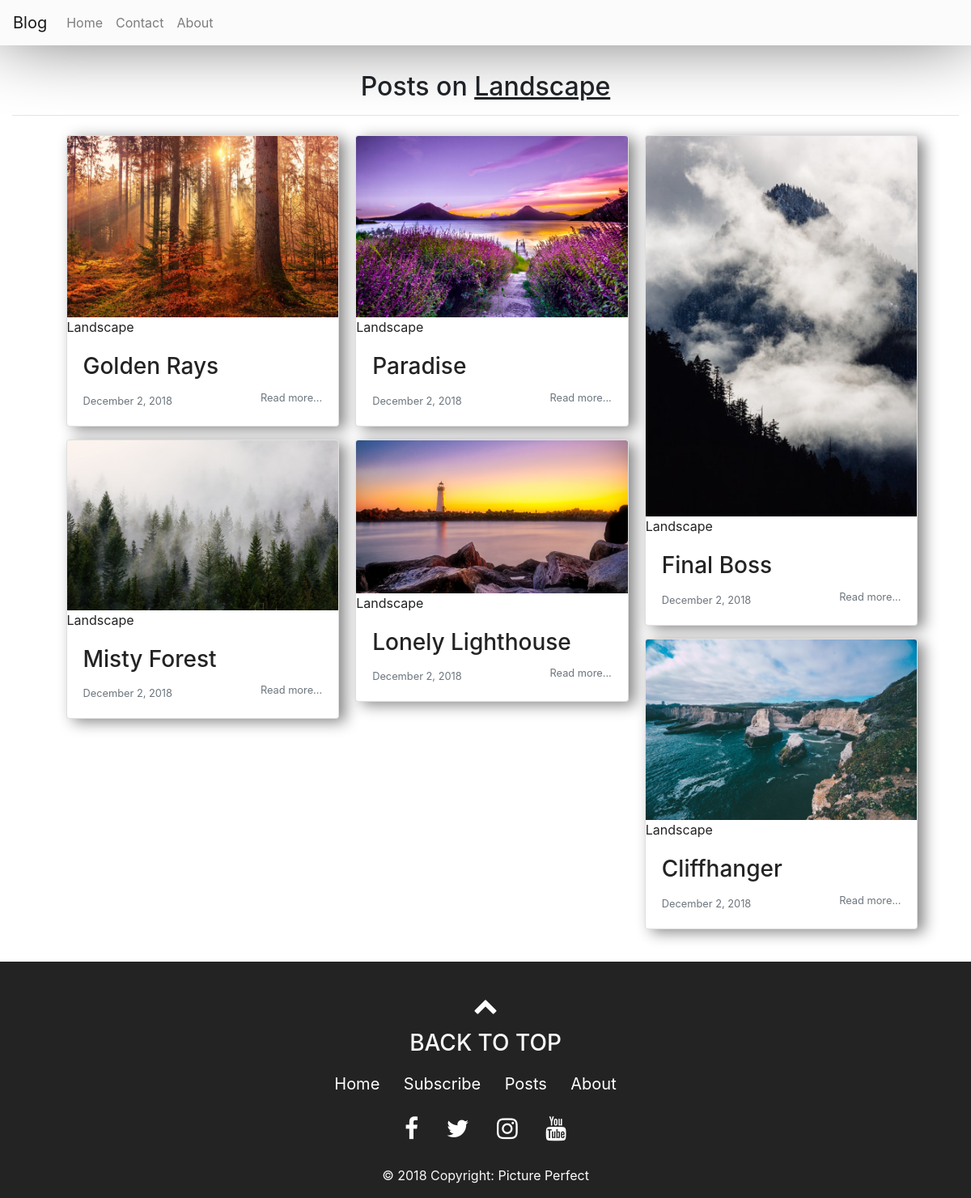
Screenshot of /filtered_posts.php?topic=4 with the database file from the repository.
### tables this page shows
CREATE TABLE IF NOT EXISTS `topics` (
  `id` int(11) NOT NULL AUTO_INCREMENT,
  `name` varchar(255) NOT NULL,
  `slug` varchar(255) NOT NULL,
  PRIMARY KEY (`id`),
  UNIQUE KEY `slug` (`slug`)
);

CREATE TABLE IF NOT EXISTS `posts` (
  `id` int(11) NOT NULL AUTO_INCREMENT,
  `admin_id` int(11) NOT NULL,
  `title` varchar(255) NOT NULL,
  `slug` varchar(255) NOT NULL,
  `image` varchar(255) NOT NULL,
  `body` text NOT NULL,
  `created_at` datetime NOT NULL DEFAULT CURRENT_TIMESTAMP,
  PRIMARY KEY (`id`),
  UNIQUE KEY `slug` (`slug`),
  KEY `admin_id` (`admin_id`)
);

### includes/functions.php (called while the page is built, shortened)
<?php
function getPublishedPosts() {
	global $conn;
	$sql = "SELECT * FROM posts";
	$result = mysqli_query($conn, $sql);
	$posts = mysqli_fetch_all($result, MYSQLI_ASSOC);
	$final_posts = array();
	foreach ($posts as $post) {
		$post['topic'] = getPostTopic($post['id']);
		array_push($final_posts, $post);
	}
	return $final_posts;
}
function getPostTopic($post_id){
	global $conn;
	$sql = "SELECT * FROM topics WHERE id=
			(SELECT topic_id FROM post_topic WHERE post_id=$post_id) LIMIT 1";
	$result = mysqli_query($conn, $sql);
	$topic = mysqli_fetch_assoc($result);
	return $topic;
}
function getPublishedPostsByTopic($topic_id) {
	global $conn;
	$sql = "SELECT * FROM posts ps
			WHERE ps.id IN
			(SELECT pt.post_id FROM post_topic pt
				WHERE pt.topic_id=$topic_id GROUP BY pt.post_id
				HAVING COUNT(1) = 1)";
	$result = mysqli_query($conn, $sql);
	$posts = mysqli_fetch_all($result, MYSQLI_ASSOC);
	$final_posts = array();
	foreach ($posts as $post) {
		$post['topic'] = getPostTopic($post['id']);
		array_push($final_posts, $post);
	}
	return $final_posts;
}
function getTopicNameById($id)
{
	global $conn;
	$sql = "SELECT name FROM topics WHERE id=$id";
	$result = mysqli_query($conn, $sql);
	$topic = mysqli_fetch_assoc($result);
	return $topic['name'];
}
?>

### filtered_posts.php (the view, shortened to what this page needs)
<?php
    require_once('config.php');
    require_once( ROOT_PATH . '/includes/functions.php');
    $posts = getPublishedPosts();
    require_once( ROOT_PATH . '/includes/head_section.php');
?>
<?php
	if (isset($_GET['topic'])) {
		$topic_id = $_GET['topic'];
		$posts = getPublishedPostsByTopic($topic_id);
	}
?>
</head>
<body>
	<?php include( ROOT_PATH . '/includes/navbar.php'); ?>
<div class="container-fluid content">
  <center>
    <h2 class="content-title">
      Posts on <u><?php echo getTopicNameById($topic_id); ?></u>
    </h2>
  </center>
	<hr>
<div class="gal card-columns">
        <?php foreach($posts as $post): ?>
        <div class="card posts m-2">
          <a href="<?php echo BASE_URL . '/static/' . $post['image']; ?>" data-fancybox data-caption = "<?php echo $post['title'] ?>" ><img class="card-img-top" src="<?php echo BASE_URL . '/static/' . $post['image']; ?>" alt="Card image cap"></a>
          <?php if (isset($post['topic']['name'])): ?>
          <a class = "my-2" href="<?php echo BASE_URL . 'filtered_posts.php?topic=' . $post['topic']['id'] ?>"><?php echo $post['topic']['name'] ?></a>
          <?php endif; ?>
          <a href="single_post.php?post-slug=<?php echo $post['slug']; ?>">
            <div class="card-body">
              <h3 class="card-title"><?php echo $post['title'] ?></h3>
              <p class="card-text">
                <small class="text-muted">
                  <span><?php echo date("F j, Y ", strtotime($post["created_at"])); ?></span>
                  <span class="read_more float-right">Read more...</span>
                </small>
              </p>
            </div>
          </a>
        </div>
      <?php endforeach; ?>
    </div>
</div>
<?php include( ROOT_PATH . '/includes/footer.php') ?>
</body>
</html>

### static/style.css (style rules this page uses)
.posts { display: inline-block; box-shadow: 8px 4px 18px #888888; width: 30%; }
.posts a { text-decoration: none; color: #232323; }
.content { margin-top: 32px; margin-bottom: 32px; }
.card-columns { padding:0% 5% 0%; }

### rows the page displays
topics: name "Landscape"
posts: image (picture), title "Golden Rays", created_at "December 2, 2018"
posts: image (picture), title "Misty Forest", created_at "December 2, 2018"
posts: image (picture), title "Paradise", created_at "December 2, 2018"
posts: image (picture), title "Lonely Lighthouse", created_at "December 2, 2018"
posts: image (picture), title "Final Boss", created_at "December 2, 2018"
posts: image (picture), title "Cliffhanger", created_at "December 2, 2018"
